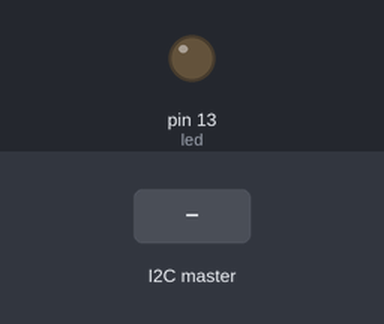
The sketch below on a simulated Arduino Uno, built with avr-gcc and run on an emulated ATmega328P. Parts: output pins drawn as LEDs (lit = HIGH). The inputs (shaded band) are chosen by the test bench.

Above: at 1.2 s.
1.3 s: the I2C master sends the byte 1
At 1.9 s:
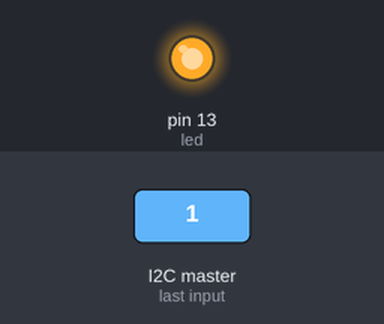
2.8 s: the I2C master sends the byte 0
At 4.0 s:
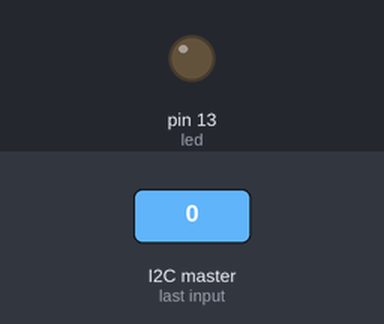
4.3 s: the I2C master sends the byte 2
At 5.4 s:
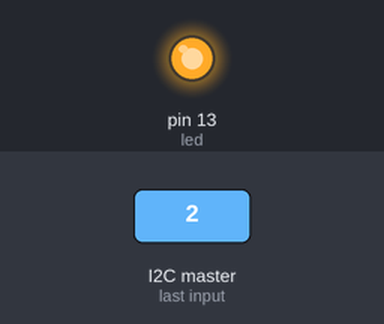
Timing chart, 0 to 7.3 s (numbered marks = the images above; inputs shaded):
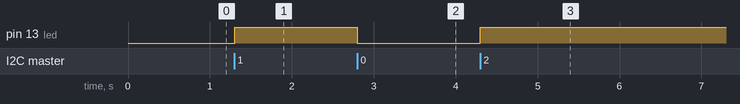

The sketch:

i2c_arduino.ino
```cpp
// Arduino slave for RPi Master
// Connects to RPi via I2C

// include the wire library for I2C (for Arduino; built in)

#include<Wire.h>

// led light is on pin 13
const int led = 13;

void setup() {

  // Join I2C bus as slave with address 8
  // tells wire library we will be operating the arduino as a slave, not master
  Wire.begin(0x8);

  // every time data is received, we call receiveEvent
  // so we wait for data all the time
  Wire.onReceive(receiveEvent);

  // set up led light as output and turn led off
  pinMode(led, OUTPUT);
  digitalWrite(led, LOW);

}

void receiveEvent(int amount)  // amount of events
{
  while(Wire.available())
  {
    char x = Wire.read();      // read the wire
    digitalWrite(led, x);      // and write the value to the led (0 or 1) that will toggle light
  }
}

void loop() {

  delay(100);

}
```

Measured:
- after the input at 1.3 s, pin 13 (led): LOW → HIGH at once
- after the input at 2.8 s, pin 13 (led): HIGH → LOW at once
- after the input at 4.3 s, pin 13 (led): LOW → HIGH at once
